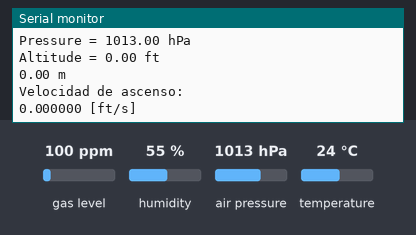
The sketch below on a simulated Arduino Uno, built with avr-gcc and run on an emulated ATmega328P. Parts: the last lines printed to the serial monitor. Inputs (shaded band) come from the test bench; at power-on: air pressure 1013 hPa, temperature 24 °C, gas level 100 ppm, humidity 55 %.

Above: at 9.2 s.
9.3 s: air pressure set to 952 hPa
At 10.4 s:
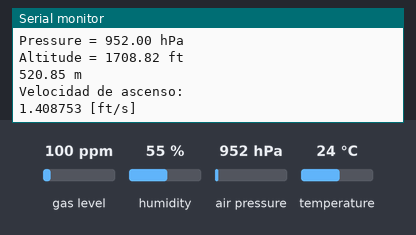
10.8 s: temperature set to 12 °C
At 10.8 s:
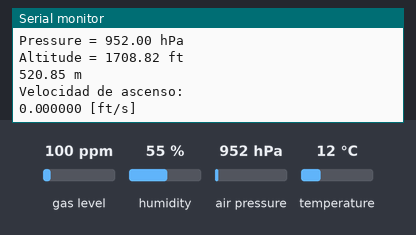
12.3 s: air pressure set to 975 hPa
At 13.5 s:
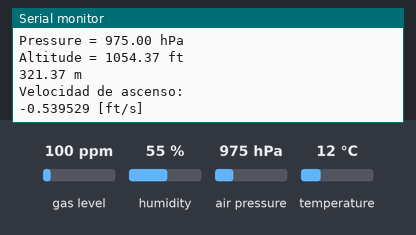
Timing chart, 0 to 15.3 s (numbered marks = the images above; inputs shaded):
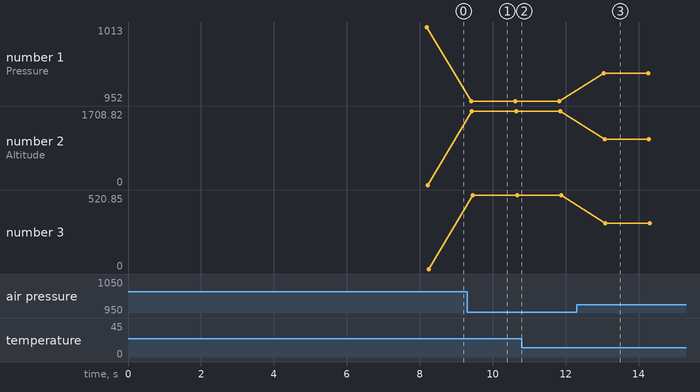

Measured:
- after the input at 9.3 s, the serial monitor: prints a new line after 0.11 s (image 1)
- after the input at 12.3 s, the serial monitor: prints a new line after 0.74 s (image 3)
- plotted number 1: 1013 → 952 after the input at 9.3 s, 952 → 975 after the input at 12.3 s
- plotted number 2: 0 → 1708.82 after the input at 9.3 s, 1708.82 → 1054.37 after the input at 12.3 s
- plotted number 3: 0 → 520.85 after the input at 9.3 s, 520.85 → 321.37 after the input at 12.3 s

The sketch:

BAROMETRO_BMP388.ino
```cpp
//Código para funcionamiento del Barómetro BMP388
//Modificado el 18/11/2021 a las 7:17 pm
/*#include <Adafruit_BMP3XX.h>
#include <bmp3.h>
#include <bmp3_defs.h>*/

#include <Wire.h>
#include <SPI.h>
#include <Adafruit_Sensor.h>
#include "Adafruit_BMP3XX.h"

//Pines Arduino Nano SPI
#define BMP_SCK 13
#define BMP_MISO 12
#define BMP_MOSI 11
#define BMP_CS 10

//Pines Arduino Micro SPI
// #define BMP_SCK 9
// #define BMP_MISO 11
// #define BMP_MOSI 10
// #define BMP_CS 8

//Pines Arduino UNO I2C
//SDA 18
//SCL 19

//Pines Arduino Micro I2C
// SDA 19
// SCL 18

//Para I2C no es necesario definir los pines en el programa, sólo asegurarse de que se hayan conectado en los pines correspondientes

Adafruit_BMP3XX bmp;

#define SEALEVELPRESSURE_HPA (1013.25)

float temperatura;
float altitud;

void determinarPresionInicial(uint8_t n);
float ecuacionHipsometrica(float presionActual);
float metrosAPies(float metros);

float temperaturaVirtual = 297.89f;  // [K]
float altitud_m;  // [m]
float altitud_ft; // [ft]
float presionInicial;  // [Pa]

//Variables para la velocidad de ascenso
double z0;      // Posición inicial en el instante inicial t0
double z1;      // Posición final en el instante final t1
double t0;      // Tiempo inicial
double t1;      // Tiempo final
double speedZ;  // Velocidad en eje Z
double dt;      // Diferencial de tiempo (dt = t1 - t0)
double dz;      // Distancia recorrida en eje Z (dz = z1 - z0)

void setup()
{
  Serial.begin(9600);
  while (!Serial);
  Serial.println("Adafruit BMP388 / BMP390 test");
  //if (!bmp.begin_I2C()) { // Modo I2C
  if (!bmp.begin_SPI(BMP_CS, BMP_SCK, BMP_MISO, BMP_MOSI)) { // Modo SPI
    Serial.println("Could not find a valid BMP3 sensor, check wiring!");
    Serial.println("0,0,0,0,BMP_ERROR, BMP_ERROR, 0,0,0,0");  //Poder leer por la interfaz
  while (1000);
  }

  //Sobremuestreo e inicialización del filtro
  bmp.setTemperatureOversampling(BMP3_OVERSAMPLING_8X);
  bmp.setPressureOversampling(BMP3_OVERSAMPLING_4X);
  bmp.setIIRFilterCoeff(BMP3_IIR_FILTER_COEFF_3);
  bmp.setOutputDataRate(BMP3_ODR_50_HZ);

  // Determinar presión inicial (al nivel del suelo)
    determinarPresionInicial(15);
  //Valores de posición inicial
    t0=millis();
    z0=bmp.readAltitude(presionInicial)/0.3048;  //Altitud en ft
}

void loop() {

  //Medición directa del barómetro
   if (! bmp.performReading()) { //Realiza una lectura completa de todos los sensores del BMP3XX. Asigna la temperatura interna Adafruit_BMP3XX # y la presión Adafruit_BMP3XX# variables miembro. @return True en caso de éxito, falso en caso de fracas
    Serial.println("No se pudo realizar la lectura");
    return;
  }
  Serial.print("Temperature = ");
  temperatura= ((bmp.temperature)* 9/5 )+ 32; //Pasar temperatura a Fahrenheit
  Serial.print(temperatura);
  Serial.println(" °F");

  Serial.print("Pressure = ");
  /*Serial.print(bmp.pressure);
  Serial.println(" Pa");*/
  /*Serial.print(bmp.pressure / 3386.39); //(1 pulgada de mercurio (Hg) = 3386.39 Pascal).
  Serial.println(" pulgadas-Hg");*/
  Serial.print(bmp.pressure / 100.0); //(1 hectopascal(hPa) = 100 Pascales).
  Serial.println(" hPa");


  Serial.print("Altitude = ");
  altitud= bmp.readAltitude(presionInicial*0.01);
  Serial.print(altitud/0.3048); //(1 pie = 0.3048m)
  Serial.println(" ft");
  Serial.print(altitud);
  Serial.println(" m");

  //Medición de altitud con ecuación Hipsométrica
  // Se obtiene el cambio en altitud
    /*altitud_m = ecuacionHipsometrica(bmp.pressure);  // [m]
    altitud_ft = metrosAPies(altitud_m); // [ft]

    // Print results!
    Serial.print("Cambio en altitud (ft): ");
    Serial.println(altitud_ft, 6);*/

    //////// VALORES DE POSICIÓN FINAL para aceleración////
    t1 = millis();              //[s]
    z1= altitud/0.3048 ;        //[ft]

    dt = t1 - t0;               //Diferencial de tiempo
    dz = z1 - z0;               //Diferencial de desplazamiento en eje Z
    speedZ = dz/dt;             //Velocidad en eje Z [ft/s]

    t0=millis();            //Actualizar valores iniciales
    z0=z1;
    Serial.println("Velocidad de ascenso: ");
    Serial.print(speedZ, 6);
    Serial.println(" [ft/s]");

    delay(1000);
}

void determinarPresionInicial(uint8_t n) {
    uint8_t i;

    // Se realizan algunas lecturas previas
    for (i = 0; i < 3; i++) {
        if (bmp.performReading() == false) {
            Serial.println("El sensor falla.");
            return;
        }
        delay(100);
    }

    // Se realizan n lecturas
    Serial.println("Obteniendo presión al nivel del suelo (...)");
    presionInicial = 0.0f;
    for (i = 0; i < n; i++) {
        if (bmp.performReading() == false) {
            Serial.println("El sensor falla.");
            return;
        }
        if(i>5){
          presionInicial += bmp.pressure;  // [Pa]
        }
        delay(330);
    }
    // Se promedian las lecturas
    presionInicial /= (float)(n-6);  // [Pa]
}

float ecuacionHipsometrica(float presionActual) {
    float R = 287.0f;  // Gas const. [J / kg.K]
    float g = 9.81f;  // Grav. accel. [m/s/s]
    return ((R * temperaturaVirtual) / g) * log(presionInicial / presionActual);  // [m]
}

float metrosAPies(float metros) {
    float factorDeConversion = 3.28084f;
    float pies = metros * factorDeConversion;
    return pies;
}
```
